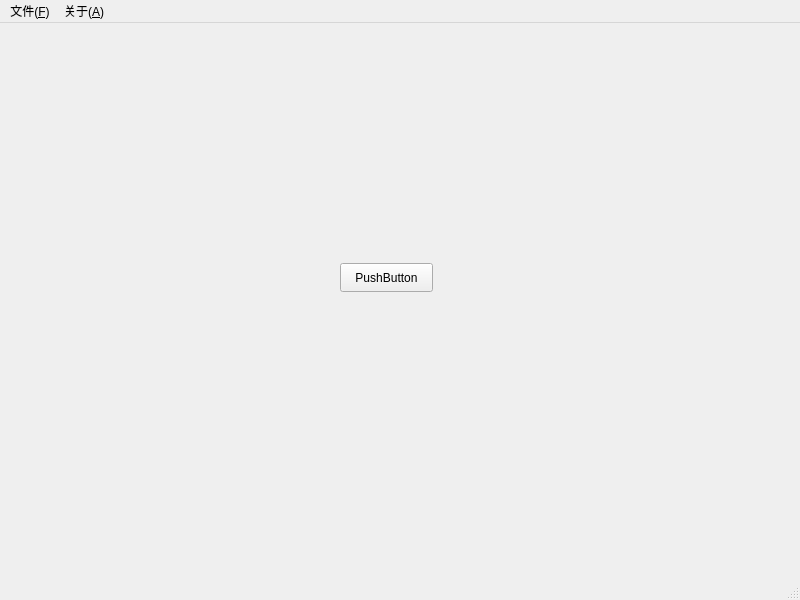
<?xml version="1.0" encoding="UTF-8"?>
<ui version="4.0">
 <class>MainWindow</class>
 <widget class="QMainWindow" name="MainWindow">
  <property name="geometry">
   <rect>
    <x>0</x>
    <y>0</y>
    <width>800</width>
    <height>600</height>
   </rect>
  </property>
  <property name="windowTitle">
   <string>MainWindow</string>
  </property>
  <widget class="QWidget" name="centralwidget">
   <widget class="QPushButton" name="pushButton">
    <property name="geometry">
     <rect>
      <x>340</x>
      <y>240</y>
      <width>93</width>
      <height>29</height>
     </rect>
    </property>
    <property name="text">
     <string>PushButton</string>
    </property>
   </widget>
  </widget>
  <widget class="QMenuBar" name="menubar">
   <property name="geometry">
    <rect>
     <x>0</x>
     <y>0</y>
     <width>800</width>
     <height>26</height>
    </rect>
   </property>
   <widget class="QMenu" name="menu_F">
    <property name="title">
     <string>文件(&amp;F)</string>
    </property>
   </widget>
   <widget class="QMenu" name="menu">
    <property name="title">
     <string>关于(&amp;A)</string>
    </property>
   </widget>
   <addaction name="menu_F"/>
   <addaction name="menu"/>
  </widget>
  <widget class="QStatusBar" name="statusbar"/>
 </widget>
 <resources/>
 <connections/>
</ui>
